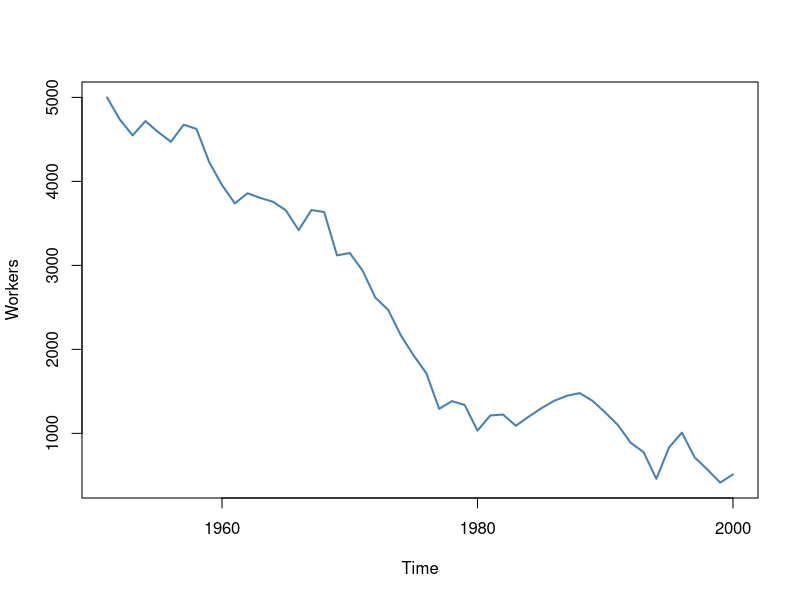
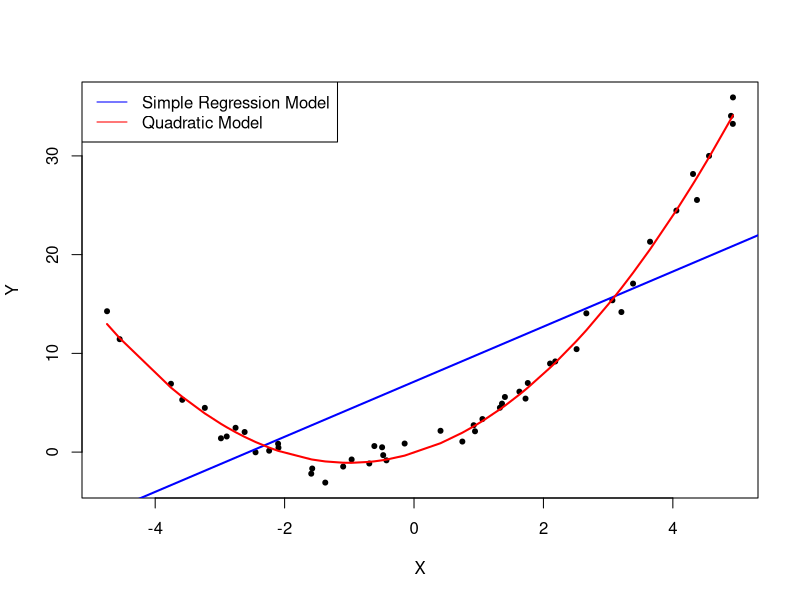

The R script that drew these images, in order: (Note: this script raises an error after producing the figures.)
## ---- chunk 1
library(AER)
library(MASS)
## ---- chunk 2
# set seed
set.seed(123)

# generate a date vector
Date <- seq(as.Date("1951/1/1"), as.Date("2000/1/1"), "years")

# initialize the employment vector
X <- c(5000, rep(NA, length(Date)-1))

# generate time series observations with random influences
for (t in 2:length(Date)) {
  
    X[t] <- -50 + 0.98 * X[t-1] + rnorm(n = 1, sd = 200)
    
}

#plot the results; notice how number of employees cannot be independent in this example
plot(x = Date, 
     y = X, 
     type = "l", 
     col = "steelblue", 
     ylab = "Workers", 
     xlab = "Time",
     lwd=2)
## ---- chunk 3
# set a seed to make the results reproducible
set.seed(321)

# simulate the data 
X <- runif(50, min = -5, max = 5) # generates uniformly distributed random numbers of regressand on interval [-5,5]
u <- rnorm(50, sd = 1)  # generates normally distributed random numbers of error with mean of 0 and variance of 1

# the true relation  
Y <- X^2 + 2 * X + u                

# estimate a simple regression model 
mod_simple <- lm(Y ~ X)

# estimate a quadratic regression model
mod_quadratic <- lm( Y ~ X + I(X^2)) # I() asis function ensure that X^2 does not act as an interaction term (ex. Y ~ A+B +A^2 -> Y ~ A+ B + A:B; mathematically: Y = \beta_0 + \beta_1 A+ \beta_2 B + \beta_3(A\cdot B)+ e)

# predict using a quadratic model 
prediction <- predict(mod_quadratic, data.frame(X = sort(X))) # sort() ensure X is in increasing order before passing to prediction

# plot the results
plot( Y ~ X, col = "black", pch = 20, xlab = "X", ylab = "Y")
abline( mod_simple, col = "blue",lwd=2)
#red line = incorrect linear regression (this violates the first OLS assumption)
lines( sort(X), prediction,col="red",lwd=2)
legend("topleft", 
       legend = c("Simple Regression Model", 
                  "Quadratic Model"),
       cex = 1,# character expansion; defines the dots stuff
       lty = 1,# line type
       col = c("blue","red"))


## ---- chunk 4
model1 <-lm(score~ STR, data = CASchools)
model1_summary <- summary(model1) #note that we should see multiple R-squared with 0.05123, which denotes a 5.1% variance on the depedent variable score explained by STR; note also that 18.58 SER denotes the amount of score that was on average of the deviation

model1_summary

# compute R^2 manually
SSR <- sum(mod_summary$residuals^2)
TSS <- sum((score - mean(score))^2)#note how in R, everythin gis perforemd with vector operation
R2 <- 1 - SSR/TSS
R2


# compute SER manually
n <- nrow(CASchools)
SER <- sqrt(SSR / (n-2))
SER

## ---- chunk 5
attach(CASchools) # allows to use the variables contained in CASchools directly
# compute beta_1_hat
beta_1 <- sum((STR - mean(STR)) * (score - mean(score))) / sum((STR - mean(STR))^2)

# compute beta_0_hat
beta_0 <- mean(score) - beta_1 * mean(STR)

beta_1
beta_0

model1 <-lm(score~ STR, data = CASchools)
model1

plot(score ~ STR, 
     data = CASchools,
     main = "Scatterplot of Test Score and STR", 
     xlab = "STR (X)",
     ylab = "Test Score (Y)",
     xlim = c(10, 30),
     ylim = c(600, 720))

# add the regression line
abline(model1) 
## ---- chunk 6
# import California School data set (CASchools) that comes from AER pacakge
data(CASchools)
# check the class of the object CASchools
class(CASchools)
# check the strucutre of the object CASchools
str(CASchools)
#check the head columns of the CASchools
head(CASchools)

# compute STR
CASchools$STR <- CASchools$students/CASchools$teachers

# compute TestScore and append it to CASchools
CASchools$score <- (CASchools$read + CASchools$math)/2

# compute sample averages of STR and score
avg_STR <- mean(CASchools$STR) 
avg_score <- mean(CASchools$score)

# compute sample standard deviations of STR and score
sd_STR <- sd(CASchools$STR) 
sd_score <- sd(CASchools$score)

# set up a vector of percentiles and compute the quantiles 
quantiles <- c(0.10, 0.25, 0.4, 0.5, 0.6, 0.75, 0.9) # note 0.5 quantile denote median
quant_STR <- quantile(CASchools$STR, quantiles)
quant_score <- quantile(CASchools$score, quantiles)

DistributionSummary <- data.frame(Average = c(avg_STR, avg_score),
                                  StandardDeviation = c(c(sd_STR, sd_score)),
                                  quantile = rbind(quant_STR, quant_score) #row binding
                                  )
DistributionSummary
# plot the student-teacher ratio to test score; notice how the points are scattered and forms negative correlation
plot(score ~ STR, 
     data = CASchools,
     main = "Scatterplot of Test Score and STR", 
     xlab = "STR (X)",
     ylab = "Test Score (Y)")
# verify if correlation is negative or not
cor(CASchools$STR, CASchools$score)
## ---- chunk 7
# We want to observe the relationship between student-teacher ratios (STR) and test score
STR <- c(15, 17, 19, 20, 22, 23.5, 25)
TestScore <- c(680, 640, 670, 660, 630, 660, 635) 

# create a scatterplot of the data
plot(TestScore ~ STR,ylab="Test Score",pch=20)

# add the systematic relationship to the plot
abline(a = 713, b = -3)
